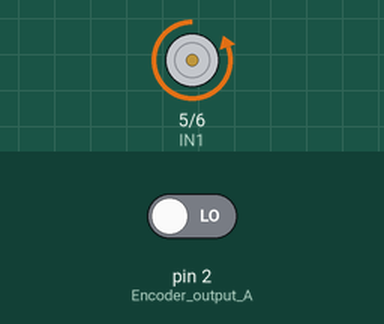
Recording of a sketch running on a simulated Arduino Uno, built with avr-gcc and run on an emulated ATmega328P. On the bench: motor-driver pin pairs drawn as motors (green arrow = first pin HIGH = forward, orange = second pin HIGH = backward, longer = more drive, scaled by the enable pin). The inputs (shaded band) are chosen by the test bench; at power-on: pin 2 (Encoder_output_A) LOW. What the sketch prints to the serial monitor is not drawn.

Above: at 0.1 s.
Timing chart, 0 to 1.6 s (numbered marks = the images above):
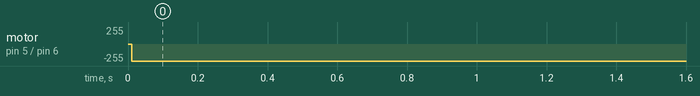

Measured:
- by itself, motor on pin 5 (IN1) / pin 6 (IN2): stopped → backward 255/255 at 0.01 s

The sketch:

Reading.ino
```cpp
#include <TimerOne.h>
#include <PID_v1.h>


#define Limit_Switch_pin 13
#define Encoder_output_A 2 // pin2 of the Arduino
#define Encoder_output_B 3 // pin 3 of the Arduino
#define PWMPin 11
int IN2 = 6;
int IN1 = 5;

int b, a;
double Count_pulses = 0;
double PWM = -255;
double Setpoint = -15;
double Distance = 0, pos_d=0, velocity_i=0;
double pos_d_prev = 0, velocity, velocity2, Distance_prev = 0;
int flag = 0;

double cm_pulses = (0.02918989223);


long prevTA_i, prevTB_i;
void setup() {
  Serial.begin(115200); // activates the serial communication
    pinMode(Limit_Switch_pin, INPUT_PULLUP);
    pinMode(Encoder_output_A,INPUT); // sets the Encoder_output_A pin as the input
    pinMode(Encoder_output_B,INPUT);
    pinMode(PWMPin, OUTPUT);   // sets the Encoder_output_B pin as the input
    pinMode(IN1,OUTPUT); // sets the Encoder_output_A pin as the input
    pinMode(IN2,OUTPUT);
//    attachInterrupt(digitalPinToInterrupt(Encoder_output_A),DC_Motor_EncoderA, RISING);
    attachInterrupt(digitalPinToInterrupt(Encoder_output_A), DC_Motor_EncoderA, CHANGE);
//    attachInterrupt(digitalPinToInterrupt(Encoder_output_B), DC_Motor_EncoderB, CHANGE);
    Timer1.initialize(10000); // initialize timer1, and set a 1/2 second period
    Timer1.attachInterrupt(dataAqu); // attaches callback() as a timer overflow interrupt}

     //turn the PID on

    prevTA_i =micros();
    prevTB_i =micros();
}

void loop() {

//  if (digitalRead(Limit_Switch_pin) == LOW && flag == 0){
//    Setpoint = 0;
//    Count_pulses = 0;
//    flag = 1;
//  }
//  if (digitalRead(Limit_Switch_pin) == LOW && flag == 1){
//    Setpoint = 80;
//    flag = 0;
//  }
//  if (Setpoint == 0){
//  Serial.println("Enter your distance.");
//    while (Serial.available() == 0)
//    { //Wait for user input
//      }
//    Setpoint = (double)Serial.parseFloat();
//   }


  // put your main code here, to run repeatedly:


}

void dataAqu(){
  int puls = 0, vel = 0;

  noInterrupts(); // disable interrupts temporarily while reading
  puls = Count_pulses;
  vel = velocity_i;
  interrupts();

  Distance = puls * cm_pulses;
  velocity = vel * cm_pulses;
  if (Distance < Setpoint && flag == 0){
      PWM = -PWM;
      flag = 1;
    }
    else if (Distance > 0 && flag == 1){
      PWM = -PWM;
      flag = 0;
  }

  setMotor(PWM, PWMPin);

  Serial.print(PWM);
  Serial.print(',');
  Serial.print(velocity);
  Serial.print(',');
  Serial.println(Distance);


}

void DC_Motor_EncoderA() {
  b = digitalRead(Encoder_output_B);

  a = digitalRead(Encoder_output_A);
  int increment = 0;
  if (a == HIGH){
    if(b == LOW){
     increment = 1;
     Count_pulses++;
    }
    else{
      increment = -1;
      Count_pulses--;
    }
  } else {
    if(b == HIGH){
     increment = 1;
     Count_pulses++;
    }
    else{
      increment = -1;
      Count_pulses--;
    }
  }

  pos_d = pos_d + increment;
  long currT = micros();
  float deltaT = ((float) (currT - prevTA_i))/(1.0e6);
  velocity_i = increment/deltaT;
  prevTA_i = currT;
}

void DC_Motor_EncoderB() {
  a = digitalRead(Encoder_output_A);

  b = digitalRead(Encoder_output_B);

  int increment = 0;
  if (b == HIGH){
    if(a == HIGH){
     increment = 1;
     Count_pulses++;
    }
    else{
      increment = -1;
      Count_pulses--;
    }
  } else {
    if(a == LOW){
     increment = 1;
     Count_pulses++;
    }
    else{
      increment = -1;
      Count_pulses--;
    }
  }

  pos_d = pos_d + increment;
  long currT = micros();
  float deltaT = ((float) (currT - prevTB_i))/(1.0e6);
  velocity_i = increment/deltaT;
  prevTB_i = currT;

}


void setMotor(double pwmVal, int pwmpin){


  if(pwmVal > 0){
    if (pwmVal > 80){
    analogWrite(pwmpin,pwmVal);
    } else{
      analogWrite(pwmpin,0);
    }
    IN2 = 6;
    IN1 = 5;

  }
  else{
    IN2 = 5;
    IN1 = 6;
    if (pwmVal < -80){
    analogWrite(pwmpin,-pwmVal);
    } else {
      analogWrite(pwmpin,0);
    }

  }
  digitalWrite(IN1,HIGH);
  digitalWrite(IN2,LOW);


}
```
